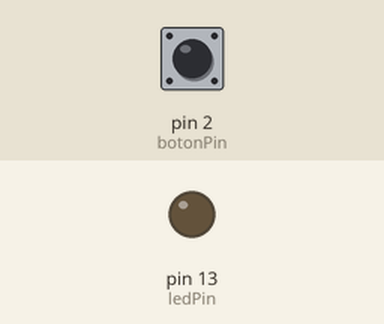
This sketch was run on a simulated Arduino Uno, built with avr-gcc and run on an emulated ATmega328P. Shown: output pins drawn as LEDs (lit = HIGH). Dashed ring = blinking. The test bench sets the inputs (shaded band); at power-on: pin 2 (botonPin) LOW. What the sketch prints to the serial monitor is not drawn.

Above: at 1.2 s.
1.3 s: pin 2 (botonPin) pulled HIGH for 0.15 s
At 1.37 s:
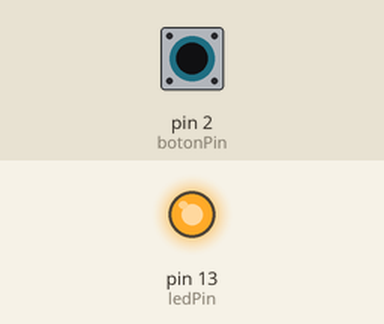
2.9 s: pin 2 (botonPin) pulled HIGH for 3.2 s
At 6.6 s:
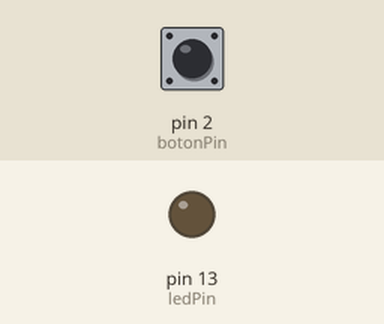
9.1 s: pin 2 (botonPin) pulsed HIGH 5 times (0.12 s each, 0.3 s apart)
At 9.46 s:
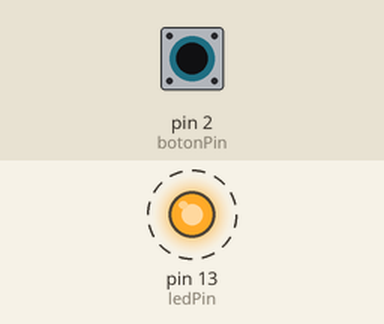
Timing chart, 0 to 12.1 s (numbered marks = the images above; inputs shaded):
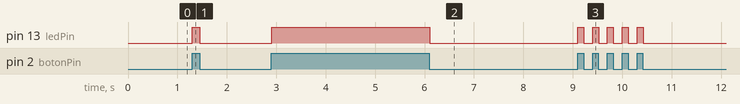

Measured:
- after the input at 1.3 s, pin 13 (ledPin): LOW → HIGH at once, → LOW 0.15 s later
- after the input at 2.9 s, pin 13 (ledPin): LOW → HIGH at once, → LOW 3.2 s later
- after the input at 9.1 s, pin 13 (ledPin): alternates HIGH for 0.12 s and LOW for 0.18 s, 10 changes in all, then stays LOW, starting at once

The sketch:

BOTONL.ino
```cpp
const int botonPin = 2;
const int ledPin =  13;

int estadoBoton = 0;

void setup() {
  Serial.begin(9600);

  pinMode(ledPin, OUTPUT);
  pinMode(botonPin, INPUT);
}

void loop() {

  estadoBoton = digitalRead(botonPin);

  if (estadoBoton == HIGH) {

    digitalWrite(ledPin, HIGH);
    Serial.println("B1");
  }
  else {
    digitalWrite(ledPin, LOW);
    Serial.println("OFF");
  }
}
```
